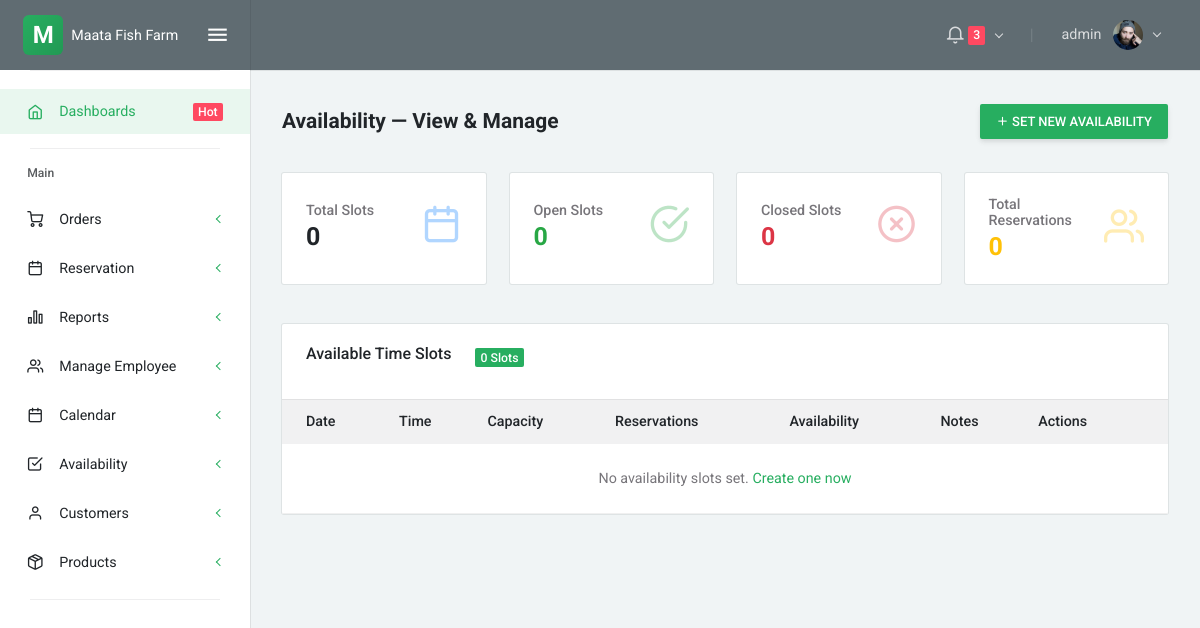
Page /availability_check.php (signed in) on the earlier database version.
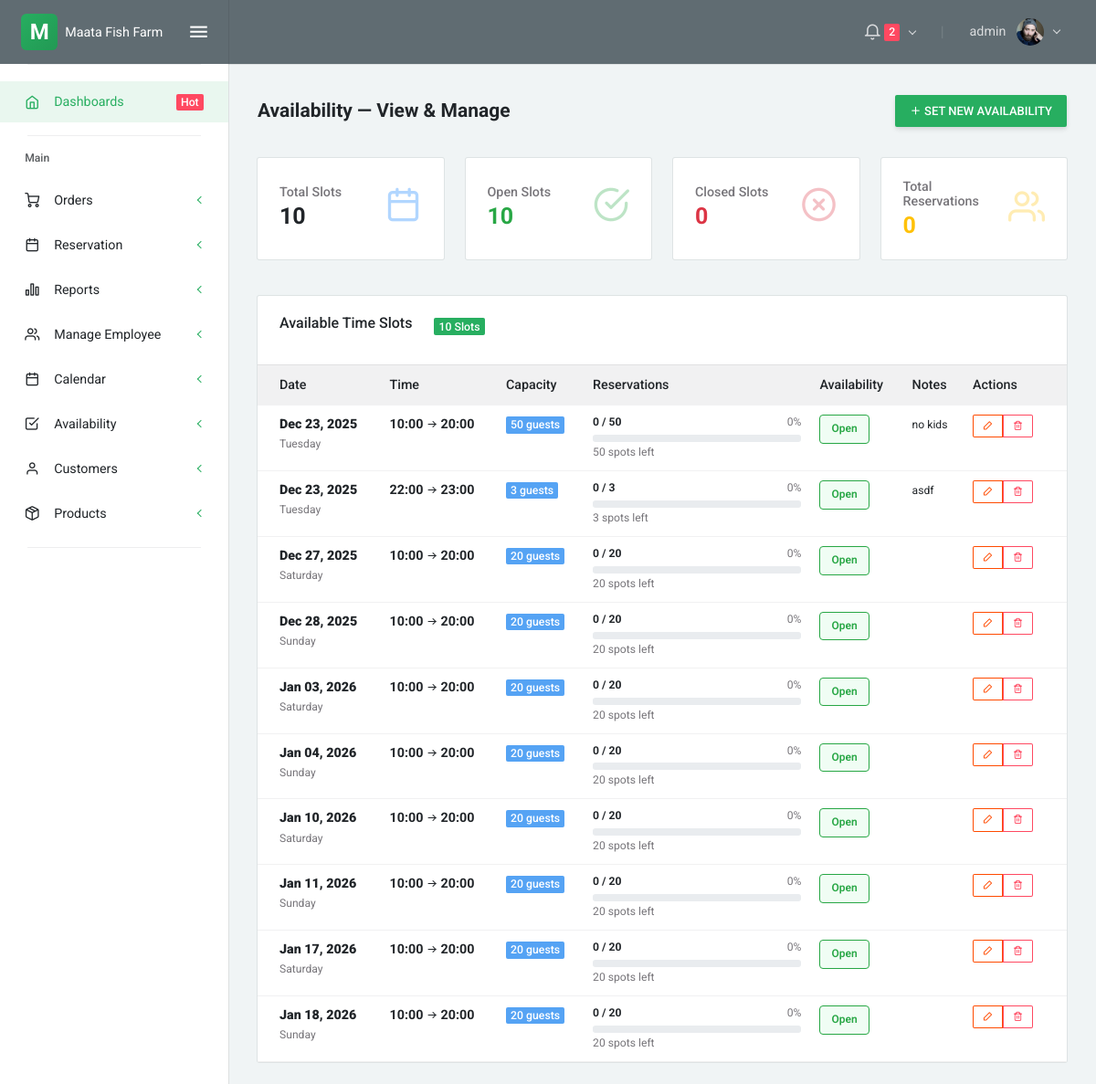
Same page on the later database version.
### tables this page shows
CREATE TABLE `users` (
  `id` int(11) NOT NULL,
  `username` varchar(50) NOT NULL,
  `email` varchar(100) NOT NULL,
  `password` varchar(255) NOT NULL,
  `full_name` varchar(100) DEFAULT NULL,
  `role` enum('admin','staff','manager') DEFAULT 'staff',
  `status` enum('active','inactive') DEFAULT 'active',
  `created_at` timestamp NOT NULL DEFAULT current_timestamp(),
  `updated_at` timestamp NOT NULL DEFAULT current_timestamp() ON UPDATE current_timestamp()
);

CREATE TABLE `availability` (
  `id` int(11) NOT NULL,
  `available_date` date NOT NULL,
  `available_time_start` time NOT NULL,
  `available_time_end` time NOT NULL,
  `max_capacity` int(11) DEFAULT 50,
  `current_reservations` int(11) DEFAULT 0,
  `is_available` tinyint(1) DEFAULT 1,
  `notes` text DEFAULT NULL,
  `created_at` timestamp NOT NULL DEFAULT current_timestamp(),
  `updated_at` timestamp NOT NULL DEFAULT current_timestamp() ON UPDATE current_timestamp()
);

### availability_check.php (the view, shortened to what the rows shown need)
<?php include 'partials/head.php'; ?>
<?php include 'partials/navbar.php'; ?>
<div class="layout-content">
    <div class="container-fluid flex-grow-1 container-p-y">
        <?php
        require __DIR__ . '/config/db.php';
        $availability = [];
        $avail_stmt = $conn->prepare('
            SELECT id, available_date, available_time_start, available_time_end,
                   max_capacity, current_reservations, is_available, notes, created_at
            FROM availability
            WHERE available_date >= CURDATE()
            ORDER BY available_date ASC, available_time_start ASC
        ');
        if ($avail_stmt) {
            $avail_stmt->execute();
            $avail_res = $avail_stmt->get_result();
            while ($row = $avail_res->fetch_assoc()) {
                $availability[] = $row;
            }
        }
        ?>
        <div class="card">
            <div class="table-responsive">
                <table class="table table-hover mb-0">
                    <thead class="bg-light">
                        <tr>
                            <th>Date</th>
                            <th>Time</th>
                            <th>Capacity</th>
                            <th>Reservations</th>
                            <th>Availability</th>
                            <th>Notes</th>
                            <th>Actions</th>
                        </tr>
                    </thead>
                    <tbody>
                        <?php if (empty($availability)): ?>
                            <tr>
                                <td colspan="7" class="text-center text-muted py-4">
                                    No availability slots set. <a href="availability_set.php">Create one now</a>
                                </td>
                            </tr>
                        <?php else: ?>
                            <?php foreach ($availability as $slot):
                                $date = new DateTime($slot['available_date']);
                                $remaining = $slot['max_capacity'] - $slot['current_reservations'];
                                $usage_percent = ($slot['current_reservations'] / $slot['max_capacity']) * 100;
                                $status_text = $slot['is_available'] ? 'Open' : 'Closed';
                                $status_color = $slot['is_available'] ? '#28a745' : '#dc3545';
                                $status_bg = $slot['is_available'] ? '#f0fdf4' : '#fef2f2';
                            ?>
                            <tr>
                                <td>
                                    <strong><?php echo $date->format('M d, Y'); ?></strong>
                                    <br>
                                    <small class="text-muted"><?php echo $date->format('l'); ?></small>
                                </td>
                                <td>
                                    <span class="font-weight-bold">
                                        <?php echo date('H:i', strtotime($slot['available_time_start'])); ?>
                                        <i class="feather icon-arrow-right" style="font-size: 12px;"></i>
                                        <?php echo date('H:i', strtotime($slot['available_time_end'])); ?>
                                    </span>
                                </td>
                                <td>
                                    <span class="badge badge-info"><?php echo $slot['max_capacity']; ?> guests</span>
                                </td>
                                <td>
                                    <div style="min-width: 200px;">
                                        <div class="d-flex justify-content-between align-items-center mb-1">
                                            <small class="font-weight-bold"><?php echo $slot['current_reservations']; ?> / <?php echo $slot['max_capacity']; ?></small>
                                            <small class="text-muted"><?php echo round($usage_percent); ?>%</small>
                                        </div>
                                        <div class="progress" style="height: 8px;">
                                        </div>
                                        <small class="text-muted"><?php echo $remaining; ?> spots left</small>
                                    </div>
                                </td>
                                <td>
                                    <span style="background-color: <?php echo $status_bg; ?>; color: <?php echo $status_color; ?>; padding: 6px 12px; border-radius: 4px; font-size: 12px; font-weight: 600; display: inline-block; border: 1px solid <?php echo $status_color; ?>;">
                                        <?php echo $status_text; ?>
                                    </span>
                                </td>
                                <td>
                                    <small><?php echo htmlspecialchars($slot['notes'] ?? '-'); ?></small>
                                </td>
                                <td>
                                    <div class="btn-group" role="group">
                                        <button type="button" class="btn btn-sm btn-outline-primary" data-toggle="modal" data-target="#editModal<?php echo $slot['id']; ?>">
                                            <i class="feather icon-edit-2"></i>
                                        </button>
                                        <button type="button" class="btn btn-sm btn-outline-danger" onclick="if(confirm('Delete this availability slot?')) { window.location='handlers/availability_delete.php?id=<?php echo $slot['id']; ?>'; }">
                                            <i class="feather icon-trash-2"></i>
                                        </button>
                                    </div>
                                </td>
                            </tr>
                            <?php endforeach; ?>
                        <?php endif; ?>
                    </tbody>
                </table>
            </div>
        </div>
    </div>
</div>
<?php include 'partials/footer.php'; ?>

### partials/navbar.php (shortened to what the rows shown need)
<?php
require_once __DIR__ . '/../config/db.php';
$user_id = $_SESSION['user_id'] ?? null;
$nav_user = null;
if ($user_id) {
    $u_stmt = $conn->prepare('SELECT id, username, full_name FROM users WHERE id = ? LIMIT 1');
    if ($u_stmt) {
        $u_stmt->bind_param('i', $user_id);
        $u_stmt->execute();
        if (method_exists($u_stmt, 'get_result')) {
            $u_res = $u_stmt->get_result();
            $nav_user = $u_res->fetch_assoc();
        } else {
            $u_stmt->bind_result($nid, $nusername, $nfull_name);
            if ($u_stmt->fetch()) {
                $nav_user = ['id' => $nid, 'username' => $nusername, 'full_name' => $nfull_name];
            }
        }
    }
}
?>
<div class="layout-container">
    <nav class="layout-navbar navbar navbar-expand-lg align-items-lg-center bg-dark container-p-x" id="layout-navbar">
        <div class="navbar-collapse collapse" id="layout-navbar-collapse">
            <div class="navbar-nav align-items-lg-center ml-auto">
                <div class="demo-navbar-user nav-item dropdown">
                    <a class="nav-link dropdown-toggle" href="javascript:void(0);" data-toggle="dropdown" aria-haspopup="true" aria-expanded="false" style="cursor: pointer; pointer-events: auto;">
                        <span class="d-inline-flex flex-lg-row-reverse align-items-center align-middle">
                            <img src="assets/img/avatars/1.png" alt class="d-block ui-w-30 rounded-circle">
                            <span class="px-1 mr-lg-2 ml-2 ml-lg-0"><?php echo htmlspecialchars(
                                ($user['full_name'] ?? $user['username'] ?? null) ?: ($nav_user['full_name'] ?? $nav_user['username'] ?? 'Admin')
                            ); ?></span>
                        </span>
                    </a>
                </div>
            </div>
        </div>
    </nav>

Differences in the rows shown:
added availability: available_date "Dec 23, 2025", available_date "Tuesday", available_time_start "10:00", available_time_end "20:00", max_capacity "50", current_reservations "0", is_available "Open", notes "no kids"
added availability: available_date "Dec 23, 2025", available_date "Tuesday", available_time_start "22:00", available_time_end "23:00", max_capacity "3", current_reservations "0", is_available "Open", notes "asdf"
added availability: available_date "Dec 27, 2025", available_date "Saturday", available_time_start "10:00", available_time_end "20:00", max_capacity "20", current_reservations "0", is_available "Open"
added availability: available_date "Dec 28, 2025", available_date "Sunday", available_time_start "10:00", available_time_end "20:00", max_capacity "20", current_reservations "0", is_available "Open"
added availability: available_date "Jan 03, 2026", available_date "Saturday", available_time_start "10:00", available_time_end "20:00", max_capacity "20", current_reservations "0", is_available "Open"
added availability: available_date "Jan 04, 2026", available_date "Sunday", available_time_start "10:00", available_time_end "20:00", max_capacity "20", current_reservations "0", is_available "Open"
added availability: available_date "Jan 10, 2026", available_date "Saturday", available_time_start "10:00", available_time_end "20:00", max_capacity "20", current_reservations "0", is_available "Open"
added availability: available_date "Jan 11, 2026", available_date "Sunday", available_time_start "10:00", available_time_end "20:00", max_capacity "20", current_reservations "0", is_available "Open"
added availability: available_date "Jan 17, 2026", available_date "Saturday", available_time_start "10:00", available_time_end "20:00", max_capacity "20", current_reservations "0", is_available "Open"
added availability: available_date "Jan 18, 2026", available_date "Sunday", available_time_start "10:00", available_time_end "20:00", max_capacity "20", current_reservations "0", is_available "Open"
Other differences:
$pending_count: "3" → "2"
$stats['total_slots']: "0" → "10"
$stats['open_slots']: "0" → "10"
count($availability): "0" → "10"
text no longer shown: "No availability slots set. Create one now"
